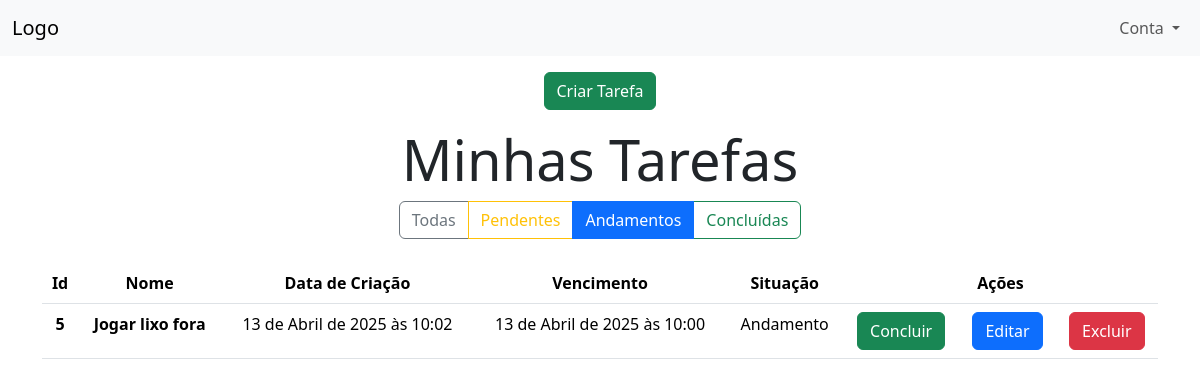
The app's page /task/home/?status_selecionado=andamentos (signed in) with its own data.
### task/models.py (models this page shows, shortened)
class Task(models.Model):
    name = models.CharField(max_length=255)
    creation_date = models.DateTimeField(auto_now_add=True)
    expiration_date = models.DateTimeField()
    user = models.ForeignKey(User, on_delete=models.DO_NOTHING)
    status = models.CharField(max_length=20,
                               choices=StatusEnum.choices,
                                 default=StatusEnum.PENDING)

### task/views.py (the view)
# urls.py: path('home/', views.home, name='home'),
@login_required(login_url='/account/login')
def home(request):
    status = [status.value for status in StatusEnum]
    status_selecionado = request.GET.get('status_selecionado')
    user = request.user
    tasks = Task.objects.filter(user = user).all()
    if status_selecionado:
        if status_selecionado != 'Todas':
            if status_selecionado == 'pendentes':
                tasks = tasks.filter(status = StatusEnum.PENDING)
            if status_selecionado == 'andamentos':
                tasks = tasks.filter(status = StatusEnum.IN_PROGRESS)
            if status_selecionado == 'concluidas':
                tasks = tasks.filter(status = StatusEnum.FINISHED)
    return render(request, 'home.html', {'status': status, 'tasks': tasks, 'status_selecionado': status_selecionado})

### task/templates/home.html (shortened to what this page needs)
{% extends 'base.html' %}
{% block content %}
    {% include 'partials/navbar.html' %}
    <div class="d-flex justify-content-center mb-3 mt-3">
        <a href="{% url 'create_task' %}" class="btn btn-success">Criar Tarefa</a>
    </div>
    <div class='container'>
        <h1 class="text-center display-4">Minhas Tarefas</h1>
        <div class="d-flex justify-content-center mb-4">
            <div class="btn-group" role="group" aria-label="Filtro de Tarefas">
                <a href="?status_selecionado=todas" class="btn btn-outline-secondary {% if request.GET.status_selecionado == 'todas' or not request.GET.status_selecionado %}active{% endif %}">Todas</a>
                <a href="?status_selecionado=pendentes" class="btn btn-outline-warning {% if request.GET.status_selecionado == 'pendentes' %}active{% endif %}">Pendentes</a>
                <a href="?status_selecionado=andamentos" class="btn btn-outline-primary {% if request.GET.status_selecionado == 'andamentos' %}active{% endif %}">Andamentos</a>
                <a href="?status_selecionado=concluidas" class="btn btn-outline-success {% if request.GET.status_selecionado == 'concluidas' %}active{% endif %}">Concluídas</a>
            </div>
        </div>
        <table class="table">
            <thead>
              <tr class="text-center">
                <th scope="col">Id</th>
                <th scope="col">Nome</th>
                <th scope="col">Data de Criação</th>
                <th scope="col">Vencimento</th>
                <th scope="col">Situação</th>
                <th scope="col" colspan="3">Ações</th>
              </tr>
            </thead>
            <tbody>
              {% for task in tasks %}
                <tr class="text-center">
                    <th>{{task.id}}</th>
                    <th>{{task.name}}</th>
                    <td>{{task.creation_date}}</td>
                    <td>{{task.expiration_date}}</td>
                    <td>{{task.status}}</td>
                    <td><a class="btn btn-success" href="{% url 'finish_task' task.id %}">Concluir</a></td>
                    <td><a class="btn btn-primary" href="{% url 'edit_task' task.id %}">Editar</a></td>
                    <td><a class="btn btn-danger" href="{% url 'exclude_task' task.id %}">Excluir</a></td>
                </tr>
              {% endfor %}
            </tbody>
          </table>
    </div>
{% endblock %}

### records on screen
Task: id "5", name "Jogar lixo fora", creation_date "13 de Abril de 2025 às 10:02", expiration_date "13 de Abril de 2025 às 10:00", status "Andamento"
